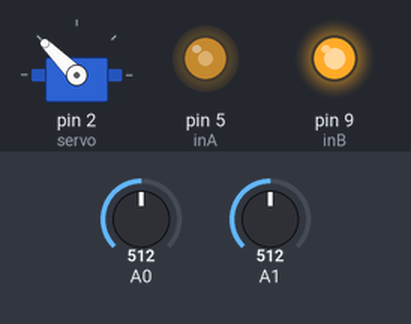
Bench run of a sketch on a simulated Arduino Uno, built with avr-gcc and run on an emulated ATmega328P. Parts: servo, output pins drawn as LEDs (lit = HIGH). Wiring (inferred from the names in the program): servo: signal pin 2. The inputs (shaded band) are chosen by the test bench; at power-on: A1 = 512, A0 = 512. Servo pulses on a pin are drawn as a servo (544–2400 µs = 0–180°); pins used as bus, display or sensor lines are not drawn.

Above: at 1.2 s.
1.3 s: A1 set to 306
4.3 s: A0 set to 716
At 4.48 s:
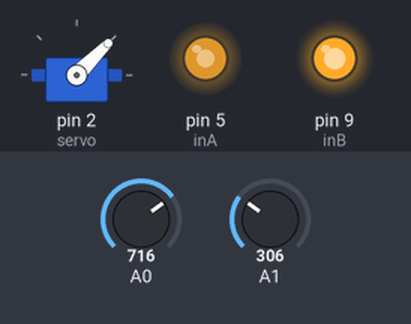
7.3 s: A1 set to 511
10.3 s: A0 set to 900
At 11.0 s:
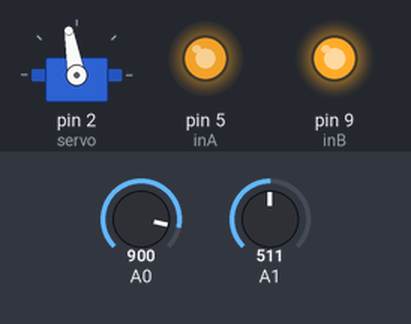
13.3 s: A0 set to 511
At 13.8 s:
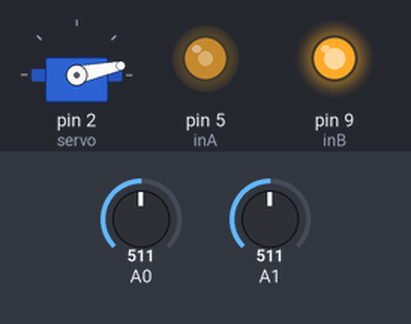
16.3 s: A0 set to 122
At 16.8 s:
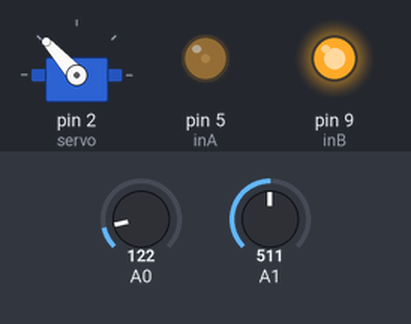
Timing chart, 0 to 22.1 s (numbered marks = the images above; inputs shaded):
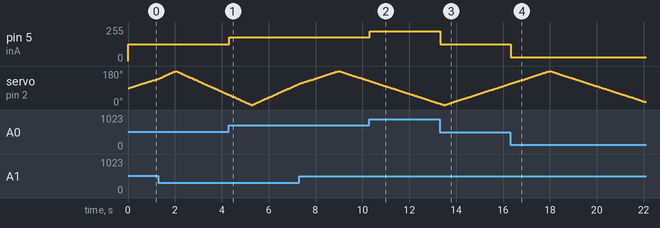

The sketch:

FAN_WITH_SERVO.ino
```cpp
// КОД ДЛЯ ВЕНТИЛЯТОРА 140C04 С СЕРВОМОТОРОМ

// Подключение

// СЕРВОМОТОР
// VCC → 5V
// GND → GND
// SIGNAL → D2

// 140C04 (вентилятор)
// VCC → 5V
// GND → GND
// INA → 5
// INB → 9

// ПЕРЕМЕННЫЕ РЕЗИСТОРЫ
// VCC → 5V
// GND → GND
// SIGNAL → A0/A1

// GitHub https://github.com/SDAN1040/Arduino

int inA = 5;
int inB = 9;

int servo = 2;

void setup()
{
  pinMode(servo, OUTPUT);

  pinMode(inA, OUTPUT);
  pinMode(inB, OUTPUT);

  digitalWrite(inB, HIGH);
  digitalWrite(inA, LOW);


  Serial.begin(9600);
}

void setServoAngle(int angle) {
  int pulseWidth = map(angle, 0, 180, 500, 2500);

  digitalWrite(servo, HIGH);
  delayMicroseconds(pulseWidth);
  digitalWrite(servo, LOW);

  delayMicroseconds(20000 - pulseWidth);
}


void loop() {


    analogWrite(inA, map(analogRead(A0), 0,1023,0,255));

    int dt = map(analogRead(A1), 0,1023,4,40);
    if (dt <39){
      HandleRotate();

    }
    delay(dt);
}

int orientation = 90;
bool rotate_side = true;
void HandleRotate(){
  setServoAngle(orientation);
  if (rotate_side){
    orientation += 1;
  }else{
    orientation -= 1;
  }
  if(orientation == 180){
    rotate_side = false;

  }else if(orientation == 0){
    rotate_side = true;
  }
}
```

Measured:
- after the input at 4.3 s, pin 5 (inA): 127/255 → 178/255 at once
- after the input at 10.3 s, pin 5 (inA): 178/255 → 224/255 at once
- after the input at 13.3 s, pin 5 (inA): 224/255 → 127/255 at once
- after the input at 16.3 s, pin 5 (inA): 127/255 → 30/255 at once
- by itself, servo on pin 2 (servo): rises from 112° to 180° in 1.7 s, then falls to 16° in 4.1 s
